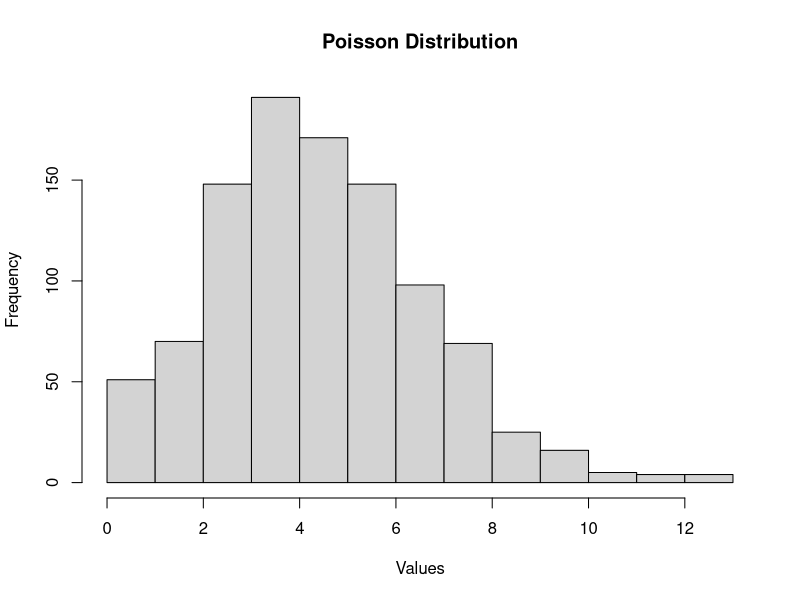
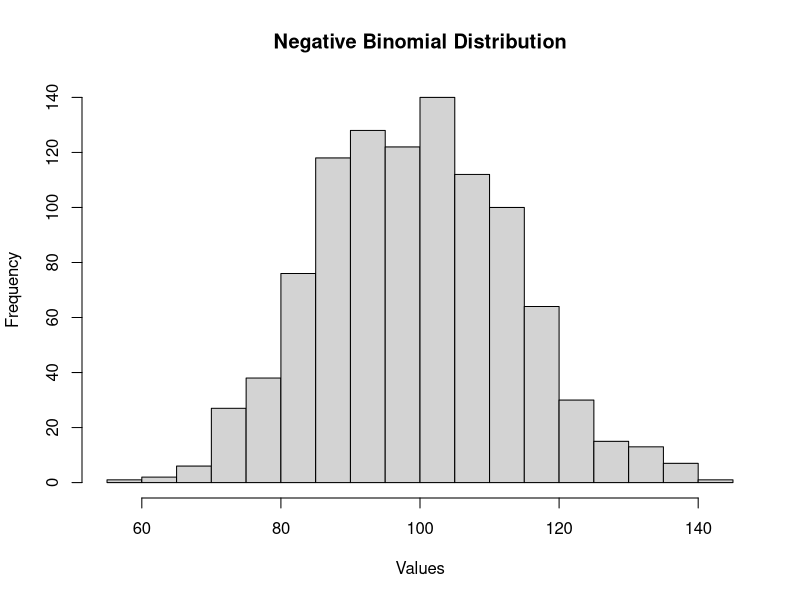
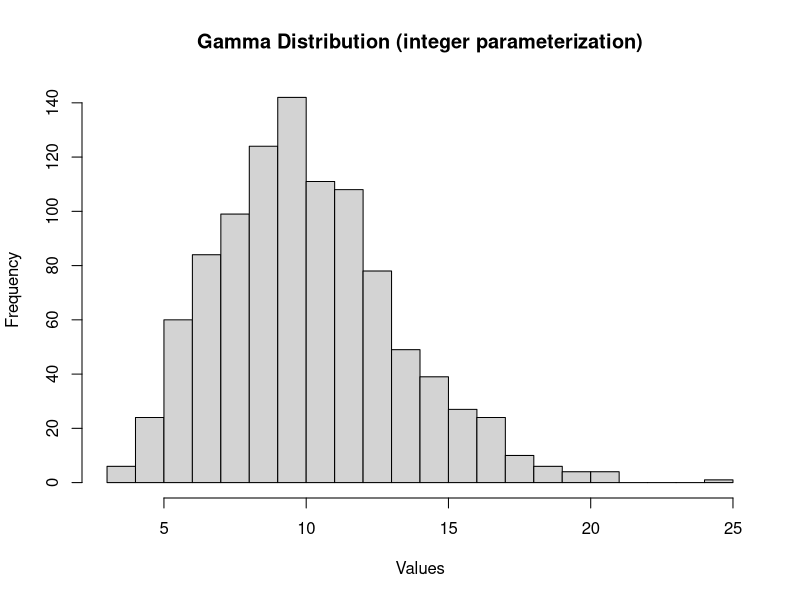

Write the R code that produced these figures, in order. (Note: this script raises an error after producing the figures.)
# Generate Poisson distributed integers ----------------------------------------
lambda <- 5 # Mean parameter
n <- 1000       # Number of samples
data_poisson <- rpois(n, lambda)

# Plot histogram
hist(data_poisson, breaks = 15, main = "Poisson Distribution", xlab = "Values")

# Generate Negative Binomial distributed integers ----------------------------------------
meanLOS <- 10   # Mean length of stay (days)

# Assuming size parameter to be calculated based on empirical data or assumption
size <- 100     # approzimates the mean when prob = 0.5 
#prob <- meanLOS / (size + meanLOS)  # Calculate probability of discharge per day
prob <- 0.5 #c(.3, .5, .7) 
n <- 1000      # Number of patients or observations

data_nbinom <- rnbinom(n, size, prob)
mean(data_nbinom)
# Plot histogram
hist(data_nbinom, breaks = 15, main = "Negative Binomial Distribution", xlab = "Values")

# Generate Gamma distributed integers ----------------------------------------

shape <-10 # Shape parameter (integer > 0) #this centers mean at 5 days with rate of 1, so shape = mean when rate = 1
rate <- 1    # Rate parameter (mean = shape / rate)
n <- 1000     # Number of samples
data_gamma <- rgamma(n, shape, rate)

# Plot histogram
hist(data_gamma, breaks = 15, main = "Gamma Distribution (integer parameterization)", xlab = "Values")
mean(data_gamma)
# Generate Logarithmic Series distributed integers ----------------------------------------
# Desired mean of the variable
mean_var <- 5

meanlog <- log(mean_var) - 0.5 * sdlog^2
sdlog <- 1
n <- 1000     # Number of samples
data_logseries <- rlnorm(n, meanlog, sdlog)

# Plot histogram
hist(data_logseries, breaks = 15, main = "Logarithmic Series Distribution", xlab = "Values")
mean(data_logseries)
